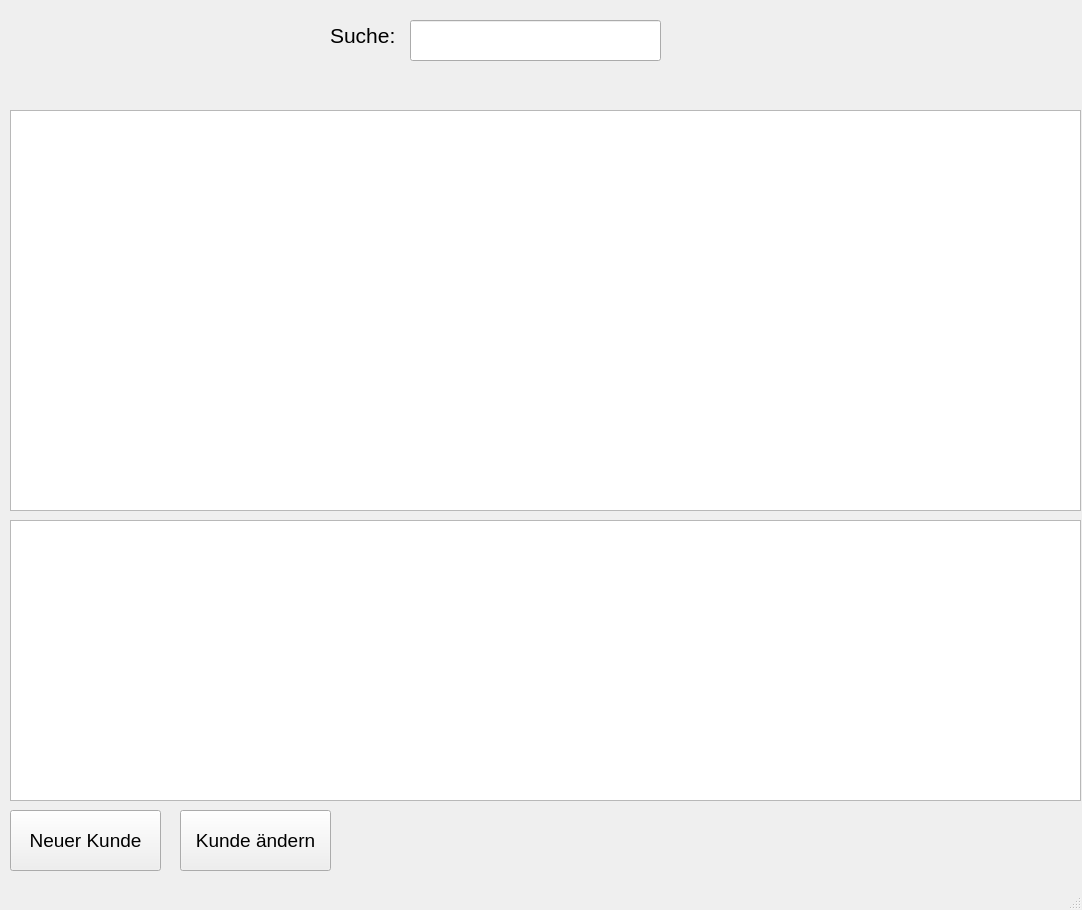
<?xml version="1.0" encoding="UTF-8"?>
<ui version="4.0">
 <class>MainWindow</class>
 <widget class="QMainWindow" name="MainWindow">
  <property name="geometry">
   <rect>
    <x>0</x>
    <y>0</y>
    <width>1082</width>
    <height>910</height>
   </rect>
  </property>
  <property name="windowTitle">
   <string>Buchungsverwaltung</string>
  </property>
  <widget class="QWidget" name="centralwidget">
   <widget class="QLineEdit" name="le_suche">
    <property name="geometry">
     <rect>
      <x>410</x>
      <y>20</y>
      <width>251</width>
      <height>41</height>
     </rect>
    </property>
    <property name="font">
     <font>
      <pointsize>16</pointsize>
     </font>
    </property>
   </widget>
   <widget class="QLabel" name="label">
    <property name="geometry">
     <rect>
      <x>330</x>
      <y>20</y>
      <width>71</width>
      <height>31</height>
     </rect>
    </property>
    <property name="font">
     <font>
      <pointsize>16</pointsize>
     </font>
    </property>
    <property name="text">
     <string>Suche:</string>
    </property>
   </widget>
   <widget class="QTableView" name="tbv_kunden">
    <property name="geometry">
     <rect>
      <x>10</x>
      <y>110</y>
      <width>1071</width>
      <height>401</height>
     </rect>
    </property>
    <property name="font">
     <font>
      <pointsize>16</pointsize>
     </font>
    </property>
   </widget>
   <widget class="QTableView" name="tbv_buchungen">
    <property name="geometry">
     <rect>
      <x>10</x>
      <y>520</y>
      <width>1071</width>
      <height>281</height>
     </rect>
    </property>
    <property name="font">
     <font>
      <pointsize>16</pointsize>
     </font>
    </property>
   </widget>
   <widget class="QPushButton" name="bt_neuer_kunde">
    <property name="geometry">
     <rect>
      <x>10</x>
      <y>810</y>
      <width>151</width>
      <height>61</height>
     </rect>
    </property>
    <property name="font">
     <font>
      <pointsize>14</pointsize>
     </font>
    </property>
    <property name="text">
     <string>Neuer Kunde</string>
    </property>
   </widget>
   <widget class="QPushButton" name="bt_kunde_aendern">
    <property name="geometry">
     <rect>
      <x>180</x>
      <y>810</y>
      <width>151</width>
      <height>61</height>
     </rect>
    </property>
    <property name="font">
     <font>
      <pointsize>14</pointsize>
     </font>
    </property>
    <property name="text">
     <string>Kunde ändern</string>
    </property>
   </widget>
  </widget>
  <widget class="QStatusBar" name="statusbar"/>
 </widget>
 <resources/>
 <connections/>
</ui>
